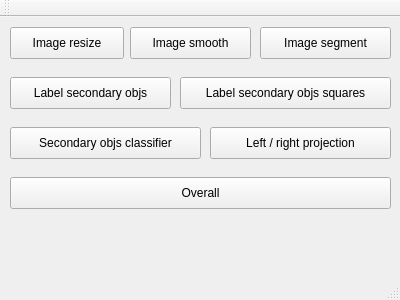
<?xml version="1.0" encoding="UTF-8"?>
<ui version="4.0">
 <class>MainWindow</class>
 <widget class="QMainWindow" name="MainWindow">
  <property name="geometry">
   <rect>
    <x>0</x>
    <y>0</y>
    <width>400</width>
    <height>300</height>
   </rect>
  </property>
  <property name="windowTitle">
   <string>MainWindow</string>
  </property>
  <widget class="QWidget" name="centralWidget">
   <widget class="QPushButton" name="pushButton">
    <property name="geometry">
     <rect>
      <x>10</x>
      <y>10</y>
      <width>114</width>
      <height>32</height>
     </rect>
    </property>
    <property name="text">
     <string>Image resize</string>
    </property>
   </widget>
   <widget class="QPushButton" name="pushButton_2">
    <property name="geometry">
     <rect>
      <x>130</x>
      <y>10</y>
      <width>121</width>
      <height>32</height>
     </rect>
    </property>
    <property name="text">
     <string>Image smooth</string>
    </property>
   </widget>
   <widget class="QPushButton" name="pushButton_3">
    <property name="geometry">
     <rect>
      <x>260</x>
      <y>10</y>
      <width>131</width>
      <height>32</height>
     </rect>
    </property>
    <property name="text">
     <string>Image segment</string>
    </property>
   </widget>
   <widget class="QPushButton" name="pushButton_4">
    <property name="geometry">
     <rect>
      <x>10</x>
      <y>60</y>
      <width>161</width>
      <height>32</height>
     </rect>
    </property>
    <property name="text">
     <string>Label secondary objs</string>
    </property>
   </widget>
   <widget class="QPushButton" name="pushButton_5">
    <property name="geometry">
     <rect>
      <x>180</x>
      <y>60</y>
      <width>211</width>
      <height>32</height>
     </rect>
    </property>
    <property name="text">
     <string>Label secondary objs squares</string>
    </property>
   </widget>
   <widget class="QPushButton" name="pushButton_6">
    <property name="geometry">
     <rect>
      <x>210</x>
      <y>110</y>
      <width>181</width>
      <height>32</height>
     </rect>
    </property>
    <property name="text">
     <string>Left / right projection</string>
    </property>
   </widget>
   <widget class="QPushButton" name="pushButton_7">
    <property name="geometry">
     <rect>
      <x>10</x>
      <y>110</y>
      <width>191</width>
      <height>32</height>
     </rect>
    </property>
    <property name="text">
     <string>Secondary objs classifier</string>
    </property>
   </widget>
   <widget class="QPushButton" name="pushButton_8">
    <property name="geometry">
     <rect>
      <x>10</x>
      <y>160</y>
      <width>381</width>
      <height>32</height>
     </rect>
    </property>
    <property name="text">
     <string>Overall</string>
    </property>
   </widget>
  </widget>
  <widget class="QMenuBar" name="menuBar">
   <property name="geometry">
    <rect>
     <x>0</x>
     <y>0</y>
     <width>400</width>
     <height>22</height>
    </rect>
   </property>
  </widget>
  <widget class="QToolBar" name="mainToolBar">
   <attribute name="toolBarArea">
    <enum>TopToolBarArea</enum>
   </attribute>
   <attribute name="toolBarBreak">
    <bool>false</bool>
   </attribute>
  </widget>
  <widget class="QStatusBar" name="statusBar"/>
 </widget>
 <layoutdefault spacing="6" margin="11"/>
 <resources/>
 <connections/>
</ui>
